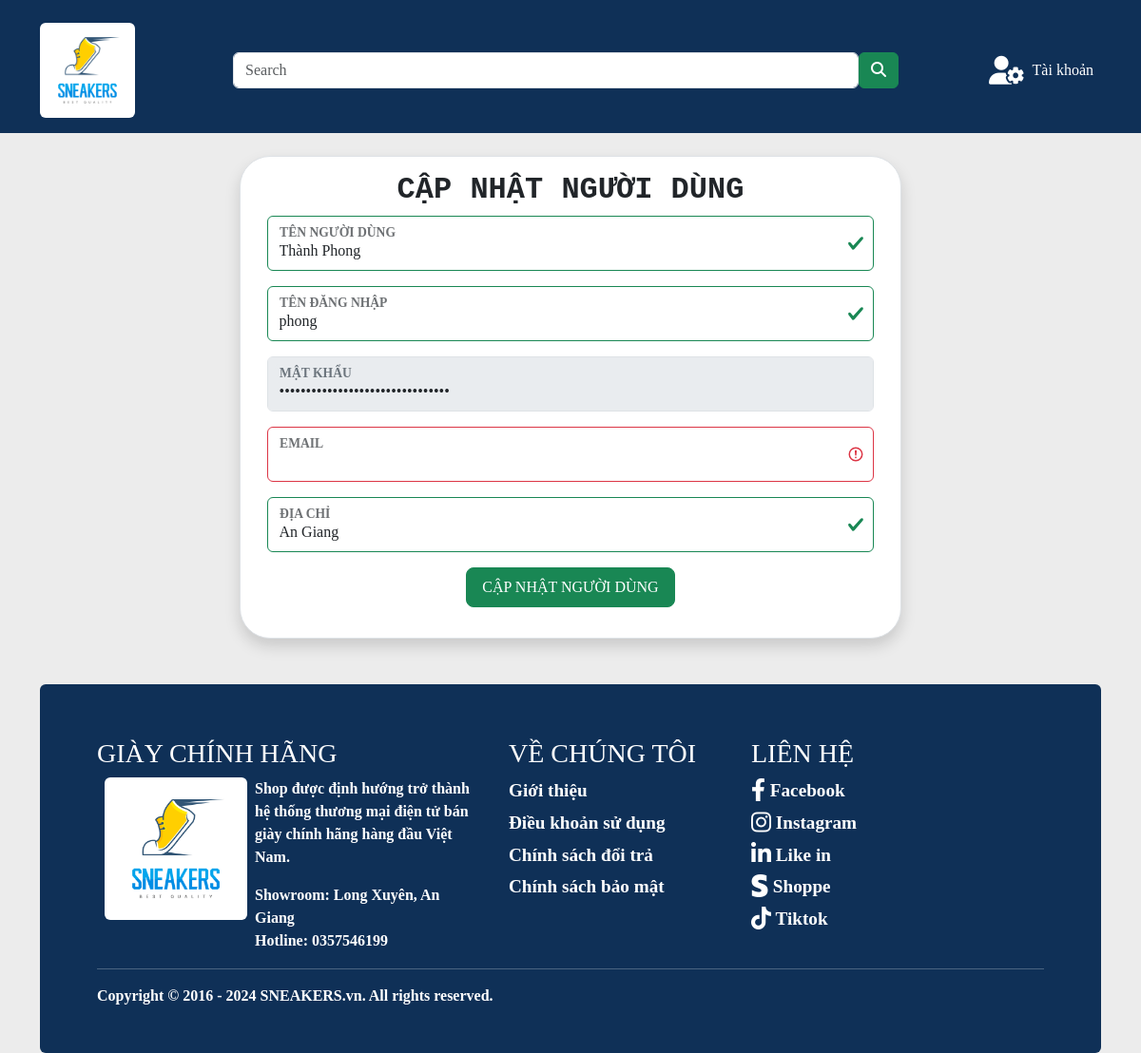
The page /index.php?do=nguoidung_hoso&id=1 on the database its author committed.
### tables this page shows
CREATE TABLE
    `nguoidung` (
        `MaNguoiDung` int (10) NOT NULL AUTO_INCREMENT,
        `QuyenHan` int (1) NOT NULL,
        `TenNguoiDung` varchar(50) NOT NULL,
        `TenDangNhap` varchar(50) NOT NULL,
        `MatKhau` varchar(100) NOT NULL,
        `DiaChi` text NOT NULL,
        `Khoa` tinyint (1) NOT NULL,
        `Email` varchar(100) NOT NULL,
        PRIMARY KEY (`MaNguoiDung`)
    );

### nguoidung_hoso.php (the view, shortened to what this page needs)
<?php
if (empty($_GET['id'])) {
    $hoten = $_SESSION['HoTen'];
    $sql = "SELECT * FROM `nguoidung` WHERE TenNguoiDung = '$hoten'";
} else {
    $sql = "SELECT * FROM `nguoidung` WHERE MaNguoiDung = " . $_GET['id'];
}
$ds = $connect->query($sql);
$dong = $ds->fetch_array(MYSQLI_ASSOC);
?>
<body>
    <div class="container d-flex justify-content-center align-items-center">
        <div class="row border rounded-5 p-3 bg-white shadow box-area">
            <div class="col-md-12 ">
                <div class="row align-items-center">
                    <div class="header-text">
                        <h2 class="title text-center fs-2">CẬP NHẬT NGƯỜI DÙNG</h2>
                    </div>
                    <form action="<?php htmlspecialchars($_SERVER["PHP_SELF"]); ?>" method="POST"
                        class="was-validated ">
                        <div class="form-floating mb-3 ">
                            <input type="text" class="form-control" id="tnd" name="TenNguoiDung"
                                value="<?php echo $dong['TenNguoiDung']; ?>">
                            <label for="tnd">TÊN NGƯỜI DÙNG</label>
                        </div>
                        <div class="form-floating mb-3 ">
                            <input type="text" class="form-control" id="tdn" name="TenDangNhap" required
                                value="<?php echo $dong['TenDangNhap']; ?>">
                            <label for="tdn">TÊN ĐĂNG NHẬP</label>
                        </div>
                        <div class="form-floating mb-3 ">
                            <input type="password" class="form-control" id="mk" name="MatKhau" disabled
                                value="<?php echo $dong['MatKhau']; ?>">
                            <label for="mk">MẬT KHẨU</label>
                        </div>
                        <div class="form-floating mb-3 ">
                            <input type="text" class="form-control" id="em" name="Email" required
                                value="<?php echo $dong["Email"] ?>">
                            <label for="em">EMAIL</label>
                        </div>
                        <div class="form-floating mb-3 ">
                            <input type="text" class="form-control" id="dc" name="DiaChi" required
                                value="<?php echo $dong["DiaChi"] ?>">
                            <label for="dc">ĐỊA CHỈ</label>
                        </div>
                        <div class="input-group mb-3 justify-content-center">
                            <input type="submit" name="submit" class="btn btn-lg btn-success w-30 fs-6"
                                value="CẬP NHẬT NGƯỜI DÙNG" />
                        </div>
                    </form>
                </div>
            </div>
        </div>
</body>

### assets/css/style.css (style rules this page uses)
:root { --primary-color: #0f3057; --secondary-color: #cc041a; --color-success: #1b9c85; --color-danger: #ff0060; --color-light: rgba(132, 139, 200, 0.18); --color-dark: #363949; --color-dark-variant: #677483; --box-shadow: 2rem 0 3rem var(--color-light); }
html { margin: auto; }
body { font-family: Cambria, Cochin, Georgia, Times, "Times New Roman", serif; font-weight: 600; background: #ececec; margin: 0; padding: 0; }
.title { font-family: "Courier New", Courier, monospace; font-weight: 600; }
.input-group, .form-floating { position: relative; }

### rows shown on the page
nguoidung: TenNguoiDung "Thành Phong", TenDangNhap "phong", DiaChi "An Giang"

### other values the page prints
$taikhoan "Tài khoản"
